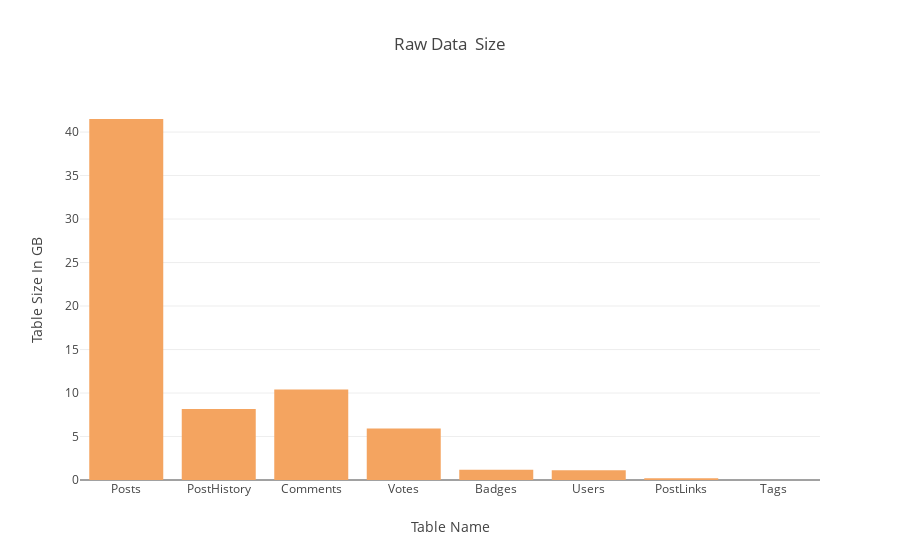

Notebook cell for this chart:
### Markdown cell above
# Table Size

### Code cell
df_mysql = pd.read_sql('SELECT TABLENAME, TABLECOUNT , DATA_SIZE_IN_SOURCE_IN_GB , DATA_SIZE_IN_SOURCE_IN_MB , TEXT_FILE_SIZE_IN_GB , TEXT_FILE_SIZE_IN_MB , GZ_FILE_SIZE_IN_GB , GZ_FILE_SIZE_IN_MB , ORC_ZLIB_FILE_SIZE_IN_GB , ORC_ZLIB_FILE_SIZE_IN_MB , ORC_SNAPPY_FILE_SIZE_IN_GB , ORC_SNAPPY_FILE_SIZE_IN_MB , parquet_FILE_SIZE_IN_GB , parquet_FILE_SIZE_IN_MB , AVRO_FILE_SIZE_IN_GB , AVRO_FILE_SIZE_IN_MB , WRITE_TIME_TEXT_SECS , WRITE_TIME_GZ_SECS , WRITE_TIME_AVRO_SECS , WRITE_TIME_ORC_ZLIB_SECS , WRITE_TIME_ORC_SNAPPY_SECS , WRITE_TIME_PARQUET_SECS  from HADOOP_FILE_FORMAT_LOAD_DETAILS order by DATA_SIZE_IN_SOURCE_IN_GB desc;', con=conn)    
trace1 = Bar(
        x=df_mysql['TABLENAME'], # assign x as the dataframe column 'x'
        y=df_mysql['TEXT_FILE_SIZE_IN_GB'],

     marker=dict(                   
            color='rgb(244,164,96)' 
        )
)


data = [trace1]
layout = Layout(
    barmode='group',
     title='Raw Data  Size',
      xaxis=dict(                
        title="Table Name "  ,
     
    ),
       yaxis=dict(                
        title="Table Size In GB "  
    )
)

fig = dict(data=data, layout=layout)
iplot(fig)

### Figure 1 — Plotly figure (JSON) as saved in the notebook; plotly's stock layout.template omitted (floating-point values rounded to 4 significant figures)
{"data": [{"marker": {"color": "rgb(244,164,96)"}, "type": "bar", "x": ["Posts", "PostHistory", "Comments", "Votes", "Badges", "Users", "PostLinks", "Tags"], "y": [41.5, 8.157, 10.41, 5.925, 1.168, 1.112, 0.195, 0.007]}], "layout": {"barmode": "group", "title": "Raw Data  Size", "xaxis": {"title": "Table Name "}, "yaxis": {"title": "Table Size In GB "}}}
